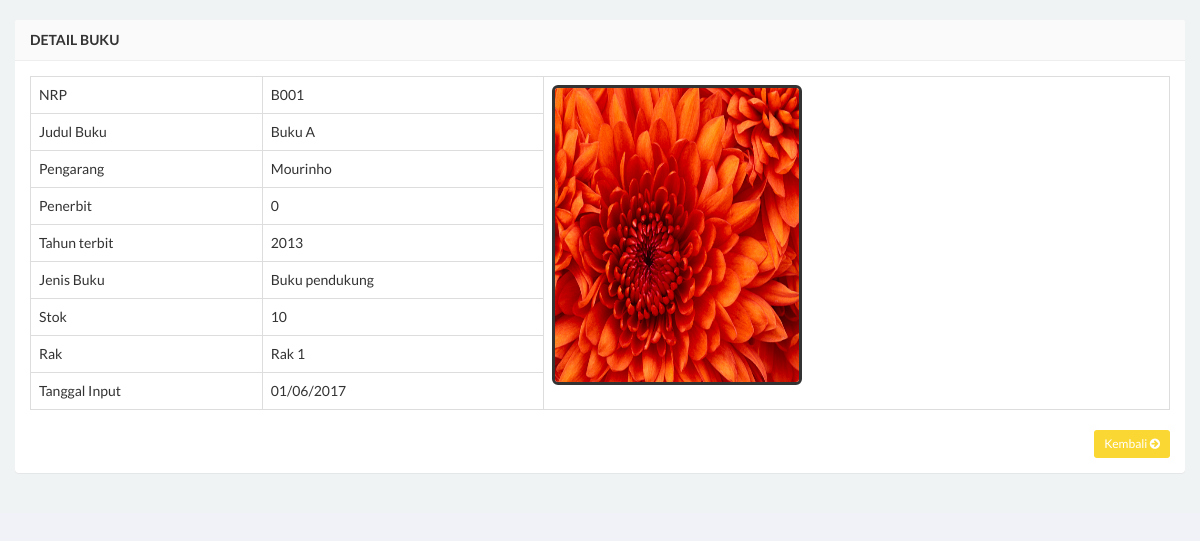
The app's page /buku-detail.php?hal=edit&kd=B001 with its own data.
### tables this page shows
CREATE TABLE IF NOT EXISTS `tbl_buku` (
  `idBuku` varchar(20) NOT NULL,
  `isbn` int(15) NOT NULL,
  `Judul` varchar(50) DEFAULT NULL,
  `Pengarang` varchar(50) DEFAULT NULL,
  `Penerbit` int(11) DEFAULT NULL,
  `thnTerbit` varchar(5) DEFAULT NULL,
  `idJenis` varchar(20) DEFAULT NULL,
  `stok` int(11) DEFAULT NULL,
  `idRak` varchar(20) DEFAULT NULL,
  `tglInput` varchar(50) DEFAULT NULL,
  `Foto` varchar(50) DEFAULT NULL
);

CREATE TABLE IF NOT EXISTS `tbl_jenis_buku` (
  `idJenis` varchar(20) NOT NULL,
  `NamaJenis` varchar(50) DEFAULT NULL
);

CREATE TABLE IF NOT EXISTS `tbl_rak` (
  `idRak` varchar(20) NOT NULL,
  `NamaRak` varchar(50) DEFAULT NULL
);

### buku-detail.php (the view, shortened to what this page needs)
<!DOCTYPE html>
<html>
<head>
    <link href="css/bootstrap.min.css" rel="stylesheet" type="text/css" />
    <link href="css/font-awesome.min.css" rel="stylesheet" type="text/css" />
    <link href="css/ionicons.min.css" rel="stylesheet" type="text/css" />
    <link href="css/morris/morris.css" rel="stylesheet" type="text/css" />
    <link href="css/jvectormap/jquery-jvectormap-1.2.2.css" rel="stylesheet" type="text/css" />
    <link href="css/datepicker/datepicker3.css" rel="stylesheet" type="text/css" />
    <link href="css/daterangepicker/daterangepicker-bs3.css" rel="stylesheet" type="text/css" />
    <link href="css/iCheck/all.css" rel="stylesheet" type="text/css" />
    <link href="css/style.css" rel="stylesheet" type="text/css" />
      </head>
      <body class="skin-black">
                <div class="wrapper row-offcanvas row-offcanvas-left">
                <section class="content">
                    <div class="row">
                        <div class="col-xs-12">
                            <div class="panel">
                                <header class="panel-heading">
                                    <b>Detail Buku</b>
                                </header>
                    <?php
                    $query = mysql_query("select idBuku,Judul,Pengarang,Penerbit,thnTerbit,NamaJenis,stok,NamaRak,tglInput,Foto from tbl_buku , tbl_jenis_buku,tbl_rak WHERE tbl_jenis_buku.idJenis = tbl_buku.idJenis AND tbl_rak.idRak = tbl_buku.idRak AND idBuku='$_GET[kd]'");
                    $data  = mysql_fetch_array($query);
                    ?>
                                <div class="panel-body">
                      <table id="example" class="table table-hover table-bordered">
                    <tr>
                    <td>NRP</td>
                    <td><?php echo $data['idBuku']; ?></td>
                    <td rowspan="15"><div class="pull-center image">
                            <img src="admin/<?php echo $data['Foto']; ?>" class="img-rounded" height="300" width="250" alt="User Image" style="border: 3px solid #333333;" />
                        </div></td>
                    </tr>
                    <tr>
                    <td>Judul Buku</td>
                    <td><?php echo $data['Judul']; ?></td>
                    </tr>
                    <tr>
                    <td>Pengarang</td>
                    <td><?php echo $data['Pengarang']; ?></td>
                    </tr>
                    <tr>
                    <td>Penerbit</td>
                    <td><?php echo $data['Penerbit']; ?></td>
                    </tr>
                    <tr>
                    <td>Tahun terbit</td>
                    <td><?php echo $data['thnTerbit']; ?></td>
                    </tr>
					<td>Jenis Buku</td>
                    <td><?php echo $data['NamaJenis']; ?></td>
					<td>Stok</td>
                    <td><?php echo $data['stok']; ?></td>
					<td>Rak</td>
                    <td><?php echo $data['NamaRak']; ?></td>
					<td>Tanggal Input</td>
                    <td><?php echo $data['tglInput']; ?></td>
                   </table>
                <div class="text-right">
                <a href="buku.php" class="btn btn-sm btn-warning"> Kembali <i class="fa fa-arrow-circle-right"></i></a>
                </div>
                                </div>
                            </div>
                        </div>
                    </div>
                </section>
        </div>
</body>
</html>

### records on screen
tbl_buku: idBuku "B001", Foto (picture), Judul "Buku A", Pengarang "Mourinho", Penerbit "0", thnTerbit "2013", idJenis.NamaJenis "Buku pendukung", stok "10", idRak.NamaRak "Rak 1", tglInput "01/06/2017"
